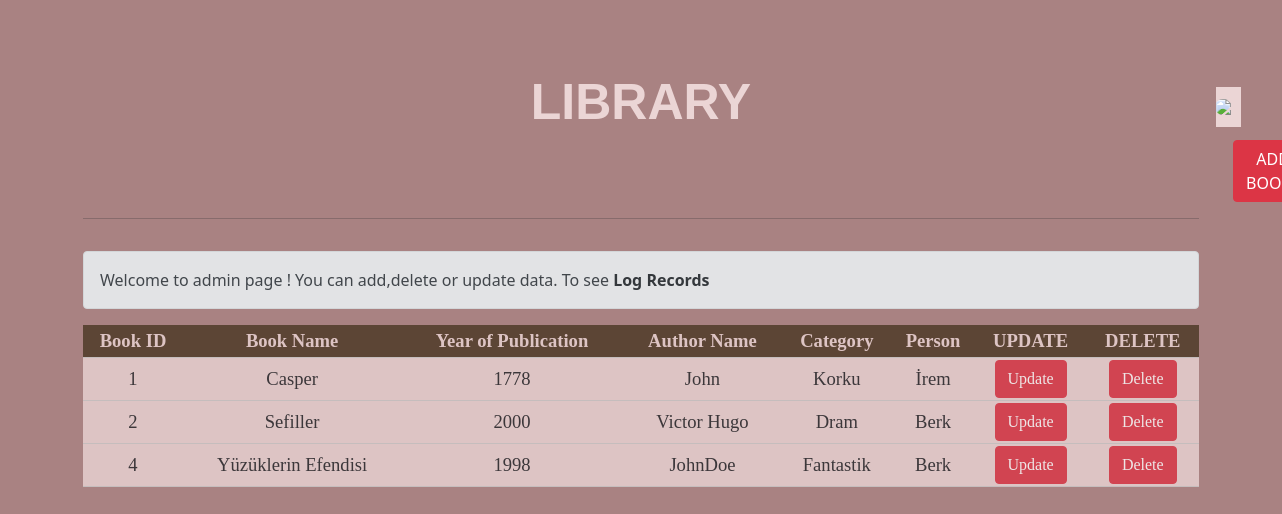
/admin, run on an earlier commit of the app's database.
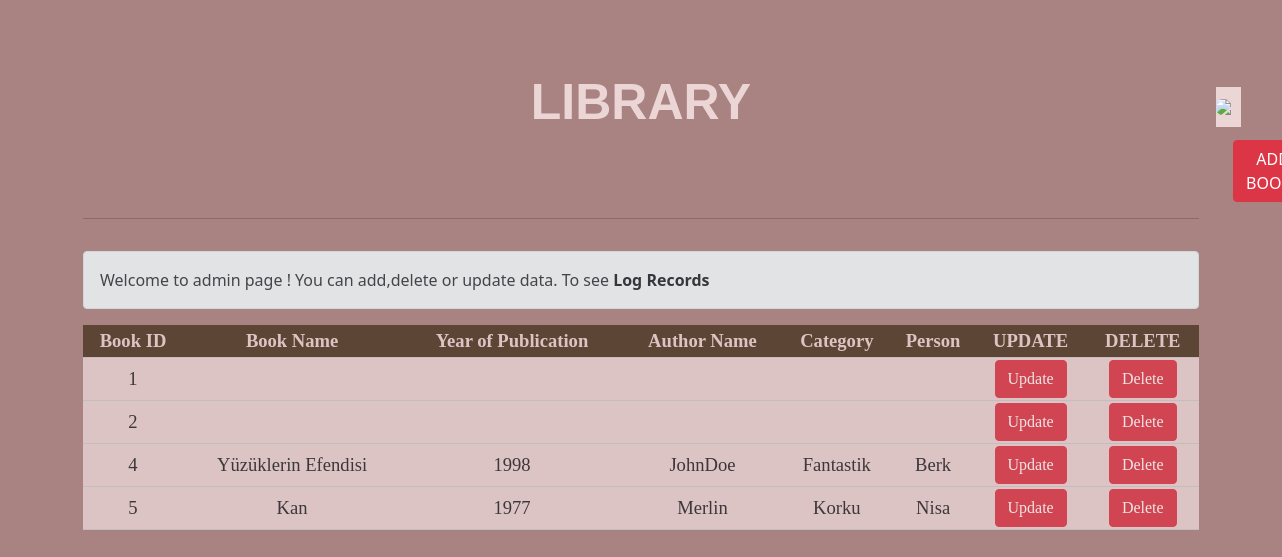
And on a later commit of the database.
### db/library.py (models this page shows, shortened)
class Library(db.Model):
    BookID=db.Column(db.Integer,primary_key=True)
    BookName=db.Column(db.String,nullable=False)
    Yearofpublication=db.Column(db.String,nullable=False)
    AuthorName=db.Column(db.String,nullable=False)
    Category=db.Column(db.String,nullable=False)
    Addp=db.Column(db.String,nullable=False)
    Book=db.relationship("Log",backref='library')

### app.py (the view)
@app.route("/admin", methods=["POST","GET"])
def admin():
    admins=db.session.query(Uye).filter(Uye.uye_durum==True).all()
    if request.method=="POST":
        selectAdmin=request.form.get('select')
        return render_template("admin.html",selectAdmin=selectAdmin,books=books)
    return render_template("admin.html",books=books,admins=admins)

### templates/admin.html (shortened to what this page needs)
<!DOCTYPE html>
<html lang="en">
<head>
	<link href="https://cdn.jsdelivr.net/npm/bootstrap@5.1.0/dist/css/bootstrap.min.css" rel="stylesheet">
</head>
<div class="navigation">
	<a class="button" href="http://127.0.0.1:5000/">
  	<img src="http://cdn.onlinewebfonts.com/svg/img_409252.png">
	</a>
	</div>
<body>
	<div style="margin-Top:72px;" class="container">
		<center><h3><b>LIBRARY</h3></b></center>
		<a href="http://127.0.0.1:5000/addBook" class="btn btn-danger" style="margin-left: 1150px;">ADD BOOKS</a>
		<hr>
		 <table class="table">
		<table>
		<tr>
			<th>Book ID</th>
			<th>Book Name</th>
			<th>Year of Publication</th>
			<th>Author Name</th>
			<th>Category</th>
			<th>Person</th>
			<th>UPDATE</th>
			<th>DELETE</th>
		</tr>
		<tr>
		  <div class="alert alert-secondary" role="alert">
			Welcome to admin page {{selectAdmin}}! You can add,delete or update data. To see <a href="http://127.0.0.1:5000/log" class="alert-link"> Log Records </a>
		  </div>
		{% for veri in books %}
			<td>{{veri.BookID}}</td>
			<td>{{veri.BookName}}</td>
			<td>{{veri.Yearofpublication}}</td>
			<td>{{veri.AuthorName}}</td>
			<td>{{veri.Category}}</td>
			<td>{{veri.Addp}} </td>
			<td><a href="/add/update/{{veri.BookID}}" class="btn btn-danger">Update</a></td>
            <td><a href="/add/delete/{{veri.BookID}}" class="btn btn-danger">Delete</a></td>
		</div>
			{%endfor%}
		<br><br><br>
		</body>
		</html>

What changed in the data, as far as the page shows it:
changed Library id 1: BookName "Casper" → (not shown); Yearofpublication "1778" → (not shown); AuthorName "John" → (not shown); Category "Korku" → (not shown); Addp "İrem" → (not shown)
changed Library id 2: BookName "Sefiller" → (not shown); Yearofpublication "2000" → (not shown); AuthorName "Victor Hugo" → (not shown); Category "Dram" → (not shown); Addp "Berk" → (not shown)
added Library: BookID "5", BookName "Kan", Yearofpublication "1977", AuthorName "Merlin", Category "Korku", Addp "Nisa"
